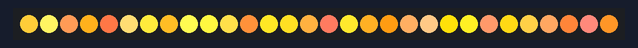
This sketch was run on a simulated Arduino Uno, built with avr-gcc and run on an emulated ATmega328P. Shown: 30 RGB LEDs in strip order, left to right. Random numbers use the default seed unless the sketch sets one; what the sketch prints to the serial monitor is not drawn.

Above: at 0.1 s.
At 57.9 s:
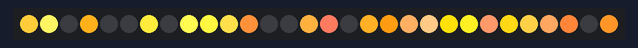
At 93.3 s:
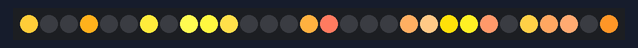
At 126.8 s:
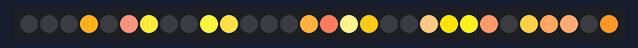

The sketch:

LED_Neopixel_blink.ino
```cpp
//Beispiel für WS2812B - LED-Band
//RGB-Farbwahl: https://www.sessions.edu/color-calculator/
//

#include <Adafruit_NeoPixel.h>
#include <avr/power.h>;

#define PIN            12 //Output am Arduino
#define NUMPIXELS      30 //Anzahl der verketteten LEDS

Adafruit_NeoPixel pixels = Adafruit_NeoPixel(NUMPIXELS, PIN, NEO_GRB + NEO_KHZ800);

//Register
bool state[NUMPIXELS];

//int delayval = 100;

void setup()
{
  pixels.begin();
  Serial.begin(9600);
  Serial.print("Initialized");

  for(int i = 0; i < NUMPIXELS; i++)
  {
    state[i] = true;
    switch_light_on(i);
  }
}

void loop()
{
  for(int i=0;i<NUMPIXELS;i++)
  {
    //Serial.print("Set " + i + " to: );
    //pixels.setPixelColor(i, pixels.Color(get_rand_color(),get_rand_color(),get_rand_color()));
    //pixels.show(); // This sends the updated pixel color to the hardware.
    //delay(delayval); // Delay for a period of time (in milliseconds).
    //Serial.println();

    simulate_life(i);
    delay(100);
  }
}

void simulate_life(int index)
{
    int rand = random(0,100);
    if(rand == 0) //Anpassen auf Prozent der Lichtwechsel pro Loop
    {
      if(state[index] == true)
      {
        switch_light_off(index);
        state[index] = false;
      }
      else
      {
        switch_light_on(index);
        state[index] = true;
      }
    }
    //else do nothing
}

void switch_light_off(int index)
{
  pixels.setPixelColor(index,0,0,0);
  pixels.show();
}

void switch_light_on(int index)
{
  pixels.setPixelColor(index,255,172+get_random_offset(),68+get_random_offset(), 100+get_random_offset()); //Helligkeit!
  pixels.show();
}

int get_rand_color()
{
  int rand_n = random(0,256);
  //System.print(rand_n + " ");
  return rand_n;
}

int get_random_offset()
{
  int r = random(-60,+80);
  return r;
}
```
